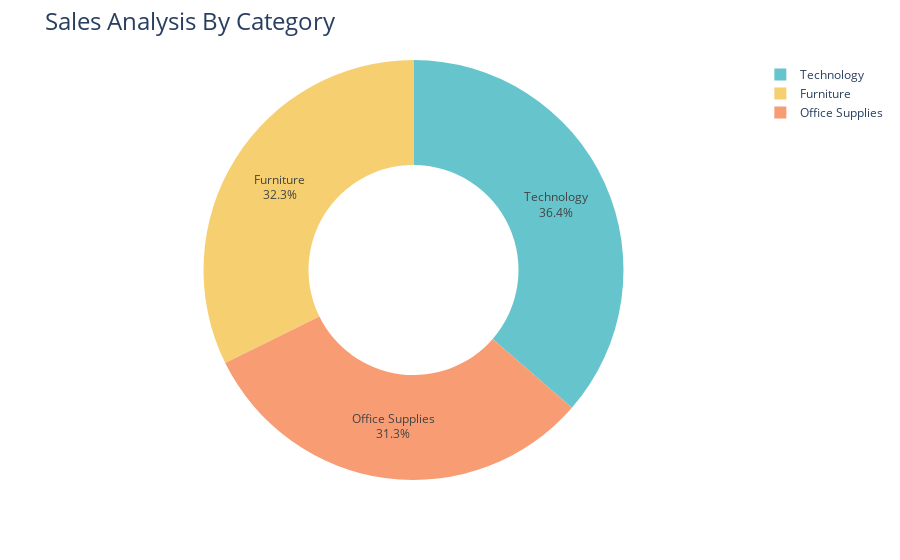

The notebook cell this image was saved under:
### Code cell
fig =px.pie(sales_by_category,values='Sales',names='Category',hole=0.5,color_discrete_sequence=px.colors.qualitative.Pastel)
fig.update_traces(textposition='inside',textinfo='percent+label')
fig.update_layout(title_text='Sales Analysis By Category',title_font=dict(size=24))
fig.show()

### Figure 1 — Plotly figure (JSON) as saved in the notebook; plotly's stock layout.template omitted (floating-point values rounded to 4 significant figures)
{"data": [{"domain": {"x": [0, 1], "y": [0, 1]}, "hole": 0.5, "hovertemplate": "Category=%{label}<br>Sales=%{value}<extra></extra>", "labels": ["Furniture", "Office Supplies", "Technology"], "legendgroup": "", "name": "", "showlegend": true, "textinfo": "percent+label", "textposition": "inside", "type": "pie", "values": [742000.0, 719000.0, 836200.0]}], "layout": {"legend": {"tracegroupgap": 0}, "margin": {"t": 60}, "piecolorway": ["rgb(102, 197, 204)", "rgb(246, 207, 113)", "rgb(248, 156, 116)", "rgb(220, 176, 242)", "rgb(135, 197, 95)", "rgb(158, 185, 243)", "rgb(254, 136, 177)", "rgb(201, 219, 116)", "rgb(139, 224, 164)", "rgb(180, 151, 231)", "rgb(179, 179, 179)"], "title": {"font": {"size": 24}, "text": "Sales Analysis By Category"}}}
